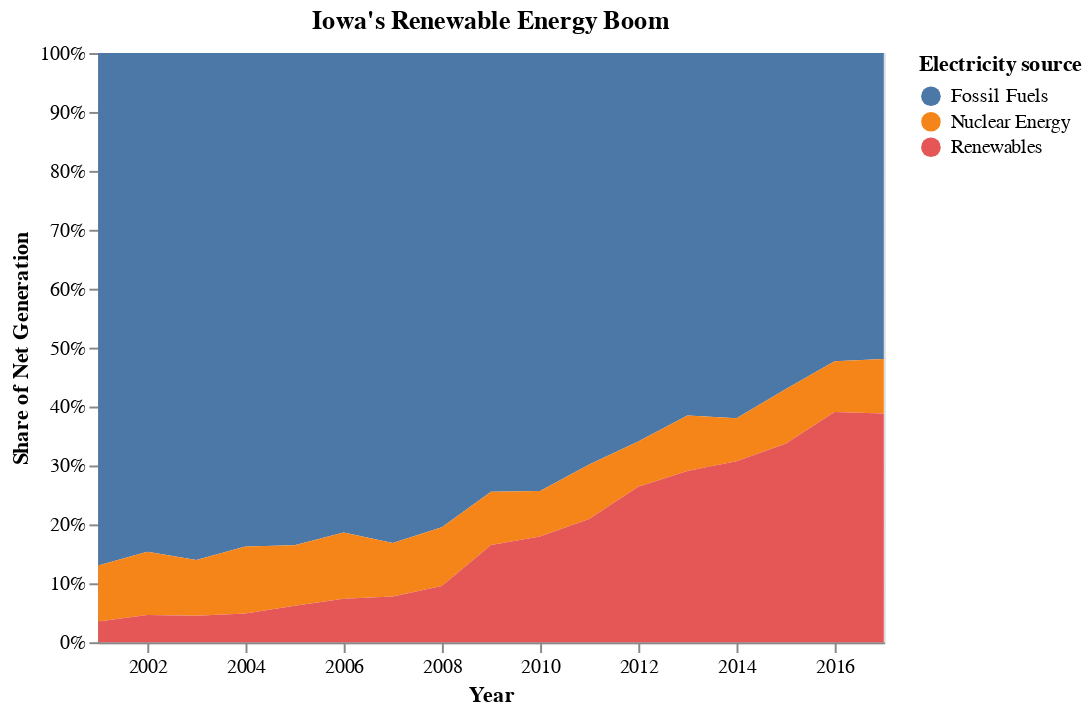

The code cell stored with this chart in its notebook:
### Code cell
import altair as alt
source = data.iowa_electricity()

alt.Chart(source, title = "Iowa's Renewable Energy Boom").mark_area().encode(
    x = alt.X(
        "year:T",
        title = "Year"
    ),
    y = alt.Y(
        "net_generation:Q",
        stack = "normalize",
        title = "Share of Net Generation",
        axis = alt.Axis(format = ".0%"),
    ),
    color = alt.Color(
        "source:N",
        legend = alt.Legend(title = "Electricity source"),
    )
)

### Figure 1 — Vega-Lite specification as saved in the notebook (floating-point values rounded to 4 significant figures)
{"config": {"view": {"continuousWidth": 400, "continuousHeight": 300}}, "data": {"name": "data-bb61008ba0c766c5601afa5323d12ad4"}, "mark": "area", "encoding": {"color": {"field": "source", "legend": {"title": "Electricity source"}, "type": "nominal"}, "x": {"field": "year", "title": "Year", "type": "temporal"}, "y": {"axis": {"format": ".0%"}, "field": "net_generation", "stack": "normalize", "title": "Share of Net Generation", "type": "quantitative"}}, "title": "Iowa's Renewable Energy Boom", "$schema": "https://vega.github.io/schema/vega-lite/v4.17.0.json", "datasets": {"data-bb61008ba0c766c5601afa5323d12ad4": [{"year": "2001-01-01T00:00:00", "source": "Fossil Fuels", "net_generation": 35361}, {"year": "2002-01-01T00:00:00", "source": "Fossil Fuels", "net_generation": 35991}, {"year": "2003-01-01T00:00:00", "source": "Fossil Fuels", "net_generation": 36234}, {"year": "2004-01-01T00:00:00", "source": "Fossil Fuels", "net_generation": 36205}, {"year": "2005-01-01T00:00:00", "source": "Fossil Fuels", "net_generation": 36883}, {"year": "2006-01-01T00:00:00", "source": "Fossil Fuels", "net_generation": 37014}, {"year": "2007-01-01T00:00:00", "source": "Fossil Fuels", "net_generation": 41389}, {"year": "2008-01-01T00:00:00", "source": "Fossil Fuels", "net_generation": 42734}, {"year": "2009-01-01T00:00:00", "source": "Fossil Fuels", "net_generation": 38620}, {"year": "2010-01-01T00:00:00", "source": "Fossil Fuels", "net_generation": 42750}, {"year": "2011-01-01T00:00:00", "source": "Fossil Fuels", "net_generation": 39361}, {"year": "2012-01-01T00:00:00", "source": "Fossil Fuels", "net_generation": 37379}, {"year": "2013-01-01T00:00:00", "source": "Fossil Fuels", "net_generation": 34873}, {"year": "2014-01-01T00:00:00", "source": "Fossil Fuels", "net_generation": 35250}, {"year": "2015-01-01T00:00:00", "source": "Fossil Fuels", "net_generation": 32319}, {"year": "2016-01-01T00:00:00", "source": "Fossil Fuels", "net_generation": 28437}, {"year": "2017-01-01T00:00:00", "source": "Fossil Fuels", "net_generation": 29329}, {"year": "2001-01-01T00:00:00", "source": "Nuclear Energy", "net_generation": 3853}, {"year": "2002-01-01T00:00:00", "source": "Nuclear Energy", "net_generation": 4574}, {"year": "2003-01-01T00:00:00", "source": "Nuclear Energy", "net_generation": 3988}, {"year": "2004-01-01T00:00:00", "source": "Nuclear Energy", "net_generation": 4929}, {"year": "2005-01-01T00:00:00", "source": "Nuclear Energy", "net_generation": 4538}, {"year": "2006-01-01T00:00:00", "source": "Nuclear Energy", "net_generation": 5095}, {"year": "2007-01-01T00:00:00", "source": "Nuclear Energy", "net_generation": 4519}, {"year": "2008-01-01T00:00:00", "source": "Nuclear Energy", "net_generation": 5282}, {"year": "2009-01-01T00:00:00", "source": "Nuclear Energy", "net_generation": 4679}, {"year": "2010-01-01T00:00:00", "source": "Nuclear Energy", "net_generation": 4451}, {"year": "2011-01-01T00:00:00", "source": "Nuclear Energy", "net_generation": 5215}, {"year": "2012-01-01T00:00:00", "source": "Nuclear Energy", "net_generation": 4347}, {"year": "2013-01-01T00:00:00", "source": "Nuclear Energy", "net_generation": 5321}, {"year": "2014-01-01T00:00:00", "source": "Nuclear Energy", "net_generation": 4152}, {"year": "2015-01-01T00:00:00", "source": "Nuclear Energy", "net_generation": 5243}, {"year": "2016-01-01T00:00:00", "source": "Nuclear Energy", "net_generation": 4703}, {"year": "2017-01-01T00:00:00", "source": "Nuclear Energy", "net_generation": 5214}, {"year": "2001-01-01T00:00:00", "source": "Renewables", "net_generation": 1437}, {"year": "2002-01-01T00:00:00", "source": "Renewables", "net_generation": 1963}, {"year": "2003-01-01T00:00:00", "source": "Renewables", "net_generation": 1885}, {"year": "2004-01-01T00:00:00", "source": "Renewables", "net_generation": 2102}, {"year": "2005-01-01T00:00:00", "source": "Renewables", "net_generation": 2724}, {"year": "2006-01-01T00:00:00", "source": "Renewables", "net_generation": 3364}, {"year": "2007-01-01T00:00:00", "source": "Renewables", "net_generation": 3870}, {"year": "2008-01-01T00:00:00", "source": "Renewables", "net_generation": 5070}, {"year": "2009-01-01T00:00:00", "source": "Renewables", "net_generation": 8560}, {"year": "2010-01-01T00:00:00", "source": "Renewables", "net_generation": 10308}, {"year": "2011-01-01T00:00:00", "source": "Renewables", "net_generation": 11795}, {"year": "2012-01-01T00:00:00", "source": "Renewables", "net_generation": 14949}, {"year": "2013-01-01T00:00:00", "source": "Renewables", "net_generation": 16476}, {"year": "2014-01-01T00:00:00", "source": "Renewables", "net_generation": 17452}, {"year": "2015-01-01T00:00:00", "source": "Renewables", "net_generation": 19091}, {"year": "2016-01-01T00:00:00", "source": "Renewables", "net_generation": 21241}, {"year": "2017-01-01T00:00:00", "source": "Renewables", "net_generation": 21933}]}}
